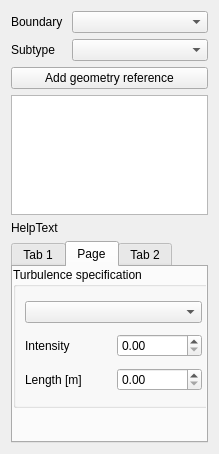
<?xml version="1.0" encoding="UTF-8"?>
<ui version="4.0">
 <class>TaskFemFluidBoundary</class>
 <widget class="QWidget" name="TaskFemFluidBoundary">
  <property name="geometry">
   <rect>
    <x>0</x>
    <y>0</y>
    <width>219</width>
    <height>454</height>
   </rect>
  </property>
  <property name="windowTitle">
   <string>Form</string>
  </property>
  <layout class="QVBoxLayout" name="verticalLayout">
   <item>
    <layout class="QFormLayout" name="formLayout_2">
     <item row="0" column="0">
      <widget class="QLabel" name="labelBoundaryType">
       <property name="sizePolicy">
        <sizepolicy hsizetype="Minimum" vsizetype="Preferred">
         <horstretch>0</horstretch>
         <verstretch>0</verstretch>
        </sizepolicy>
       </property>
       <property name="text">
        <string>Boundary </string>
       </property>
      </widget>
     </item>
     <item row="0" column="1">
      <widget class="QComboBox" name="comboBoundaryType">
       <property name="sizePolicy">
        <sizepolicy hsizetype="Expanding" vsizetype="Fixed">
         <horstretch>0</horstretch>
         <verstretch>0</verstretch>
        </sizepolicy>
       </property>
      </widget>
     </item>
     <item row="1" column="0">
      <widget class="QLabel" name="labelSubtype">
       <property name="sizePolicy">
        <sizepolicy hsizetype="Minimum" vsizetype="Preferred">
         <horstretch>0</horstretch>
         <verstretch>0</verstretch>
        </sizepolicy>
       </property>
       <property name="text">
        <string>Subtype</string>
       </property>
      </widget>
     </item>
     <item row="1" column="1">
      <widget class="QComboBox" name="comboSubtype">
       <property name="sizePolicy">
        <sizepolicy hsizetype="Expanding" vsizetype="Fixed">
         <horstretch>0</horstretch>
         <verstretch>0</verstretch>
        </sizepolicy>
       </property>
      </widget>
     </item>
    </layout>
   </item>
   <item>
    <widget class="QPushButton" name="buttonReference">
     <property name="text">
      <string>Add geometry reference</string>
     </property>
    </widget>
   </item>
   <item>
    <widget class="QListWidget" name="listReferences">
     <property name="sizePolicy">
      <sizepolicy hsizetype="Expanding" vsizetype="Fixed">
       <horstretch>0</horstretch>
       <verstretch>0</verstretch>
      </sizepolicy>
     </property>
     <property name="maximumSize">
      <size>
       <width>16777215</width>
       <height>120</height>
      </size>
     </property>
     <property name="baseSize">
      <size>
       <width>0</width>
       <height>30</height>
      </size>
     </property>
    </widget>
   </item>
   <item>
    <widget class="QLabel" name="labelHelpText">
     <property name="text">
      <string>HelpText</string>
     </property>
     <property name="wordWrap">
      <bool>true</bool>
     </property>
    </widget>
   </item>
   <item>
    <widget class="QTabWidget" name="tabWidget">
     <property name="enabled">
      <bool>true</bool>
     </property>
     <property name="currentIndex">
      <number>1</number>
     </property>
     <widget class="QWidget" name="tabBasicBoundary">
      <property name="enabled">
       <bool>true</bool>
      </property>
      <attribute name="title">
       <string>Tab 1</string>
      </attribute>
      <widget class="QCheckBox" name="checkReverse">
       <property name="enabled">
        <bool>true</bool>
       </property>
       <property name="geometry">
        <rect>
         <x>20</x>
         <y>80</y>
         <width>148</width>
         <height>22</height>
        </rect>
       </property>
       <property name="text">
        <string>Reverse direction</string>
       </property>
      </widget>
      <widget class="QWidget" name="layoutWidget">
       <property name="geometry">
        <rect>
         <x>10</x>
         <y>10</y>
         <width>198</width>
         <height>62</height>
        </rect>
       </property>
       <layout class="QFormLayout" name="formLayout_3">
        <item row="0" column="0">
         <widget class="QLabel" name="labelBoundaryValue">
          <property name="enabled">
           <bool>true</bool>
          </property>
          <property name="text">
           <string>Value [Unit]</string>
          </property>
         </widget>
        </item>
        <item row="0" column="1">
         <widget class="QDoubleSpinBox" name="spinBoundaryValue">
          <property name="enabled">
           <bool>true</bool>
          </property>
          <property name="minimum">
           <double>-99999.000000000000000</double>
          </property>
          <property name="maximum">
           <double>99999.000000000000000</double>
          </property>
          <property name="value">
           <double>0.000000000000000</double>
          </property>
         </widget>
        </item>
        <item row="1" column="0">
         <widget class="QPushButton" name="buttonDirection">
          <property name="text">
           <string>Direction </string>
          </property>
         </widget>
        </item>
        <item row="1" column="1">
         <widget class="QLineEdit" name="lineDirection">
          <property name="sizePolicy">
           <sizepolicy hsizetype="Expanding" vsizetype="Expanding">
            <horstretch>0</horstretch>
            <verstretch>0</verstretch>
           </sizepolicy>
          </property>
          <property name="minimumSize">
           <size>
            <width>75</width>
            <height>0</height>
           </size>
          </property>
          <property name="maximumSize">
           <size>
            <width>105</width>
            <height>30</height>
           </size>
          </property>
          <property name="baseSize">
           <size>
            <width>0</width>
            <height>0</height>
           </size>
          </property>
         </widget>
        </item>
       </layout>
      </widget>
     </widget>
     <widget class="QWidget" name="tabTurbulenceBoundary">
      <attribute name="title">
       <string>Page</string>
      </attribute>
      <widget class="QGroupBox" name="groupTurbulence">
       <property name="enabled">
        <bool>true</bool>
       </property>
       <property name="geometry">
        <rect>
         <x>0</x>
         <y>0</y>
         <width>201</width>
         <height>141</height>
        </rect>
       </property>
       <property name="sizePolicy">
        <sizepolicy hsizetype="Expanding" vsizetype="Expanding">
         <horstretch>0</horstretch>
         <verstretch>0</verstretch>
        </sizepolicy>
       </property>
       <property name="minimumSize">
        <size>
         <width>0</width>
         <height>100</height>
        </size>
       </property>
       <property name="title">
        <string>Turbulence specification</string>
       </property>
       <property name="checkable">
        <bool>false</bool>
       </property>
       <property name="checked">
        <bool>false</bool>
       </property>
       <layout class="QVBoxLayout" name="verticalLayout_4">
        <item>
         <widget class="QComboBox" name="comboTurbulenceSpecification">
          <property name="sizePolicy">
           <sizepolicy hsizetype="Expanding" vsizetype="Fixed">
            <horstretch>0</horstretch>
            <verstretch>0</verstretch>
           </sizepolicy>
          </property>
         </widget>
        </item>
        <item>
         <layout class="QHBoxLayout" name="layoutTurbulenceValue">
          <item>
           <widget class="QLabel" name="labelTurbulentIntensityValue">
            <property name="text">
             <string>Intensity </string>
            </property>
           </widget>
          </item>
          <item>
           <widget class="QDoubleSpinBox" name="spinTurbulentIntensityValue"/>
          </item>
         </layout>
        </item>
        <item>
         <layout class="QHBoxLayout" name="horizontalLayout">
          <item>
           <widget class="QLabel" name="labelTurbulentLengthValue">
            <property name="text">
             <string>Length [m]</string>
            </property>
           </widget>
          </item>
          <item>
           <widget class="QDoubleSpinBox" name="spinTurbulentLengthValue"/>
          </item>
         </layout>
        </item>
       </layout>
       <zorder>comboTurbulenceSpecification</zorder>
       <zorder></zorder>
      </widget>
     </widget>
     <widget class="QWidget" name="tabThermalBoundary">
      <attribute name="title">
       <string>Tab 2</string>
      </attribute>
      <layout class="QVBoxLayout" name="verticalLayout_5">
       <item>
        <layout class="QFormLayout" name="formLayout">
         <item row="0" column="0">
          <widget class="QLabel" name="labelThermalBoundaryType">
           <property name="text">
            <string> Type </string>
           </property>
          </widget>
         </item>
         <item row="0" column="1">
          <widget class="QComboBox" name="comboThermalBoundaryType"/>
         </item>
         <item row="1" column="0">
          <widget class="QLabel" name="labelTemperature">
           <property name="text">
            <string>Temp[K]</string>
           </property>
          </widget>
         </item>
         <item row="1" column="1">
          <widget class="QDoubleSpinBox" name="spinTemperatureValue">
           <property name="minimum">
            <double>-273.149999999999977</double>
           </property>
           <property name="maximum">
            <double>9999.000000000000000</double>
           </property>
          </widget>
         </item>
         <item row="2" column="0">
          <widget class="QLabel" name="labelHeatFlux">
           <property name="text">
            <string>Heat flux</string>
           </property>
          </widget>
         </item>
         <item row="2" column="1">
          <widget class="QDoubleSpinBox" name="spinHeatFluxValue">
           <property name="minimum">
            <double>0.000000000000000</double>
           </property>
           <property name="maximum">
            <double>99999.000000000000000</double>
           </property>
           <property name="value">
            <double>0.000000000000000</double>
           </property>
          </widget>
         </item>
         <item row="3" column="0">
          <widget class="QLabel" name="labelHTCeoff">
           <property name="text">
            <string>HT coeff</string>
           </property>
          </widget>
         </item>
         <item row="3" column="1">
          <widget class="QDoubleSpinBox" name="spinHTCoeffValue">
           <property name="minimum">
            <double>0.000000000000000</double>
           </property>
           <property name="maximum">
            <double>99999.000000000000000</double>
           </property>
           <property name="value">
            <double>0.000000000000000</double>
           </property>
          </widget>
         </item>
        </layout>
       </item>
      </layout>
     </widget>
    </widget>
   </item>
  </layout>
 </widget>
 <resources/>
 <connections/>
</ui>
